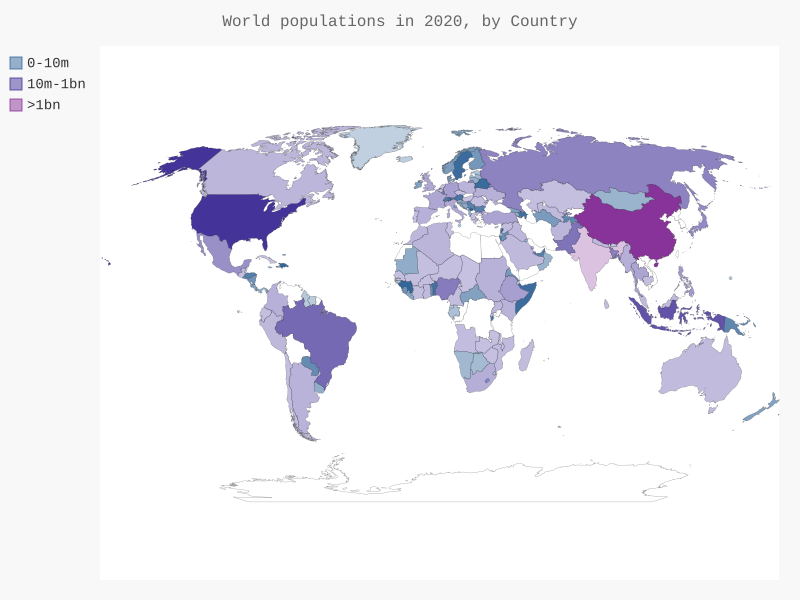

The script that drew this image:
import json
from pygal.maps.world import World
from pygal.style import RotateStyle as RS, LightColorizedStyle as LCS

from country_codes import get_country_code

filename = './data/population_data.json'

# Read the population data file
with open(filename) as f:
    pop_data = json.load(f)

# Build a dictionary of population data
cc_pop_1, cc_pop_2, cc_pop_3 = {},{},{}
for pop_dict in pop_data:
    if pop_dict['Year'] == '2010':
        country_name = pop_dict['Country Name']
        code = get_country_code(country_name=country_name)
        if code:
            population = int(float(pop_dict['Value']))
            if population < 10000000:
                cc_pop_1[code] = population
            elif population < 1000000000:
                cc_pop_2[code] = population
            else:
                cc_pop_3[code] = population

wm_style = RS('#336699', base_style=LCS)
wm = World(style=wm_style)
wm.title = "World populations in 2020, by Country"
wm.add('0-10m', cc_pop_1)
wm.add('10m-1bn', cc_pop_2)
wm.add('>1bn', cc_pop_3)

wm.render_to_file('world_population.svg')
